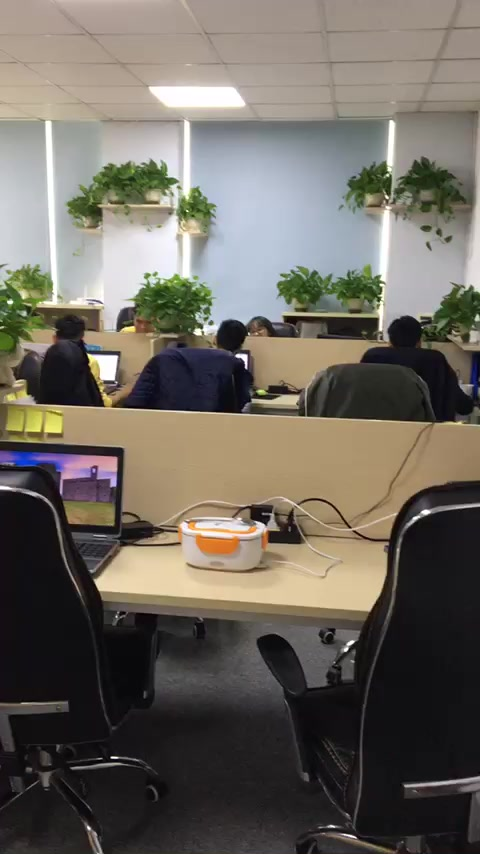
#> input picture background-subtraction/image_001.jpg, 480 x 854 px; the run also reads 1 picture not shown here
$ python detect.py
#> lines starting #> are read from the running program, lines starting #| are printed output that depends on the picture; after the words box and inside, x2 and y2 are one past the last pixel; in counts of white or black regions, pixels touching at a corner belong together
import numpy as np
import cv2

print("=== Detects Error Of Casper ===")
# load image
first_input = "image_001.jpg"
last_input = "image_002.jpg"
# first_input = "goodIMG_3258.JPG"
# last_input = "error.JPG"
first_img = cv2.imread(first_input)
#> first_img is the input picture: shape (854, 480, 3); mean B, G, R 95.3, 104.1, 109.7
last_img = cv2.imread(last_input)
tmp_img = cv2.imread(last_input)

print("Step 1: Convert images to HSV")
first_gray = cv2.cvtColor(first_img, cv2.COLOR_BGR2GRAY)
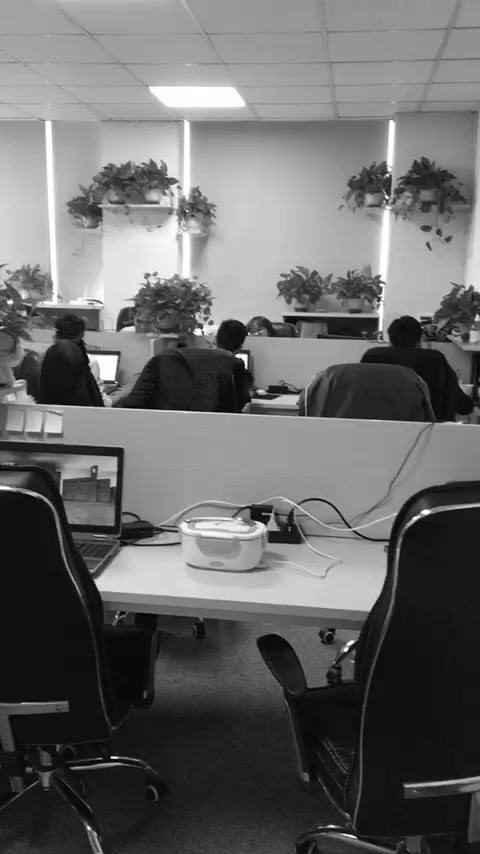
#> first_gray: shape (854, 480); min 0, max 255, mean 104.8
first_gray = cv2.GaussianBlur(first_gray, (21, 21), 0)
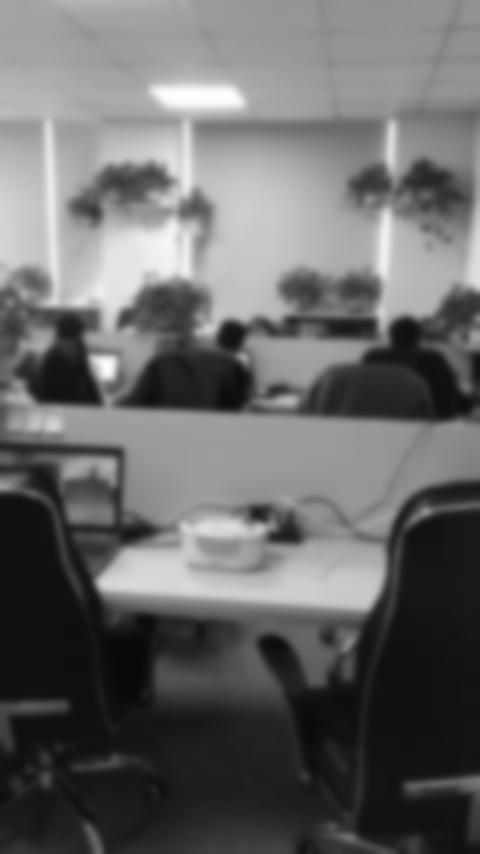
#> first_gray: shape (854, 480); min 9, max 254, mean 104.8
last_gray = cv2.cvtColor(last_img, cv2.COLOR_BGR2GRAY)
last_gray = cv2.GaussianBlur(last_gray, (21, 21), 0)
tmp_gray = cv2.cvtColor(tmp_img, cv2.COLOR_BGR2GRAY)
tmp_gray = cv2.GaussianBlur(tmp_gray, (21, 21), 0)
cv2.imwrite("1.hsv_first.png", first_gray)
cv2.imwrite("1.hsv_last.png", last_gray)

print("Step 2: ")
difference = cv2.absdiff(last_gray, first_gray)
#> difference: shape (854, 480); every value is 0
thresh = cv2.threshold(difference, 25, 255, cv2.THRESH_BINARY)[1]
thresh = cv2.dilate(thresh, None, iterations=2)
cv2.imwrite("2.result.png", thresh)

difference = cv2.absdiff(difference, first_gray)
thresh = cv2.threshold(difference, 25, 255, cv2.THRESH_BINARY)[1]
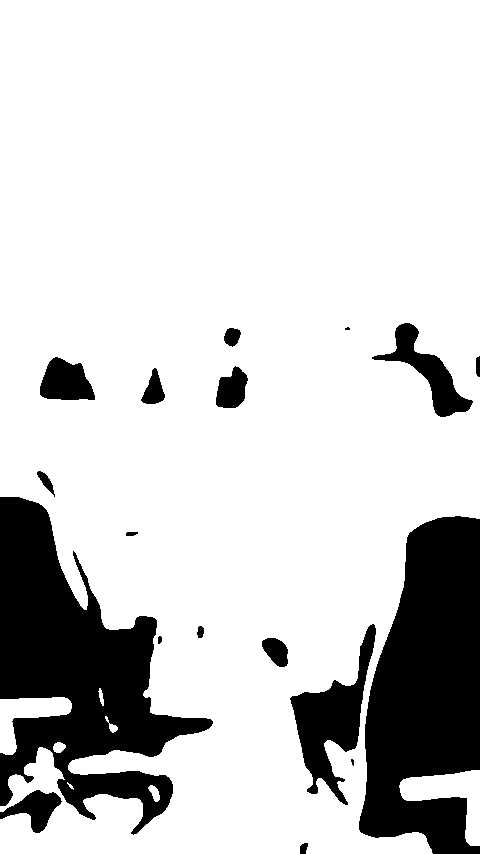
#> thresh: shape (854, 480); 81.7% white; 18 black regions (2 under 20 px), largest, box (x1, y1, x2, y2) and area: (0, 497, 213, 835) 31829, (359, 516, 480, 854) 29537, (290, 624, 376, 805) 5482
thresh = cv2.dilate(thresh, None, iterations=2)
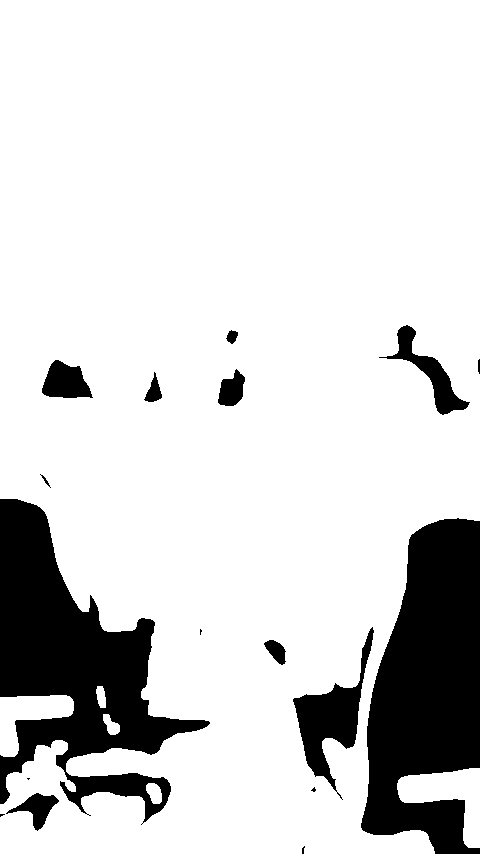
#> thresh: shape (854, 480); 84% white; 17 black regions (5 under 20 px), largest, box (x1, y1, x2, y2) and area: (361, 518, 480, 854) 27929, (0, 499, 210, 825) 27876, (293, 627, 374, 800) 4143
cv2.imwrite("3.result.png", thresh)
